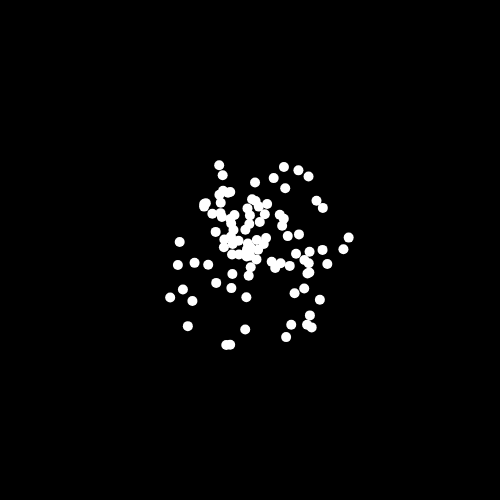
Frame 1 (no input)
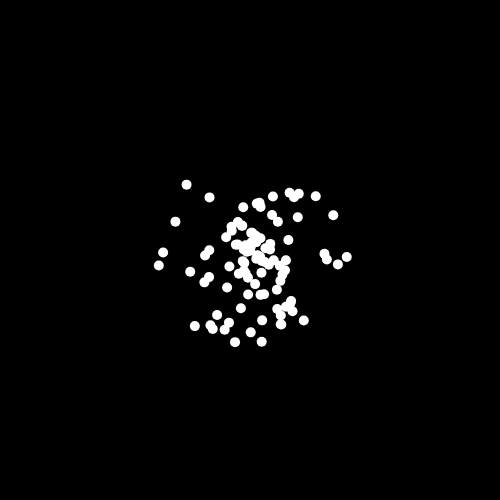
Frame 60 (no input)
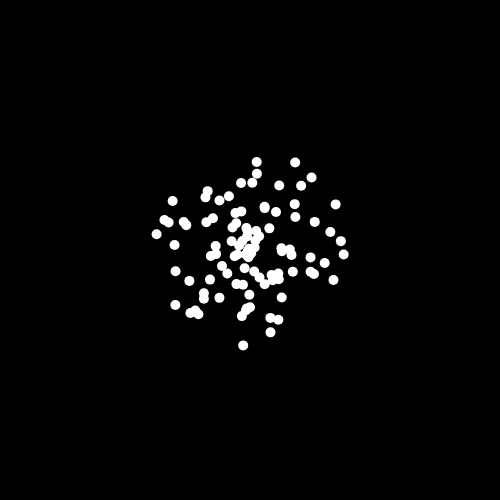
Frame 120 (the mouse pressed at the canvas centre since frame 60)

The p5.js sketch that drew these frames (run headless with seeded random() and noise() and a simulated clock; from frame 60 on, the mouse is pressed at the canvas centre):

// p5.js sketch
// ── sketch.js
// IMA NYU Shanghai
// The Nature of Code
// MOQN
// Feb 22 2017


function setup() {
  createCanvas(500, 500);
  background(0);
  fill(255);
  noStroke();
}


function draw() {
  background(0);

  translate(width / 2, height / 2);
  for (var i = 0; i < 100; i++) {
    var angle = random(TWO_PI);
    var distance = random(100);
    drawCircle(angle, distance);
  }
}


function drawCircle(angle, distance) {
  var vector = p5.Vector.fromAngle(angle);
  vector.mult(distance);
  ellipse(vector.x, vector.y, 10, 10);
}
